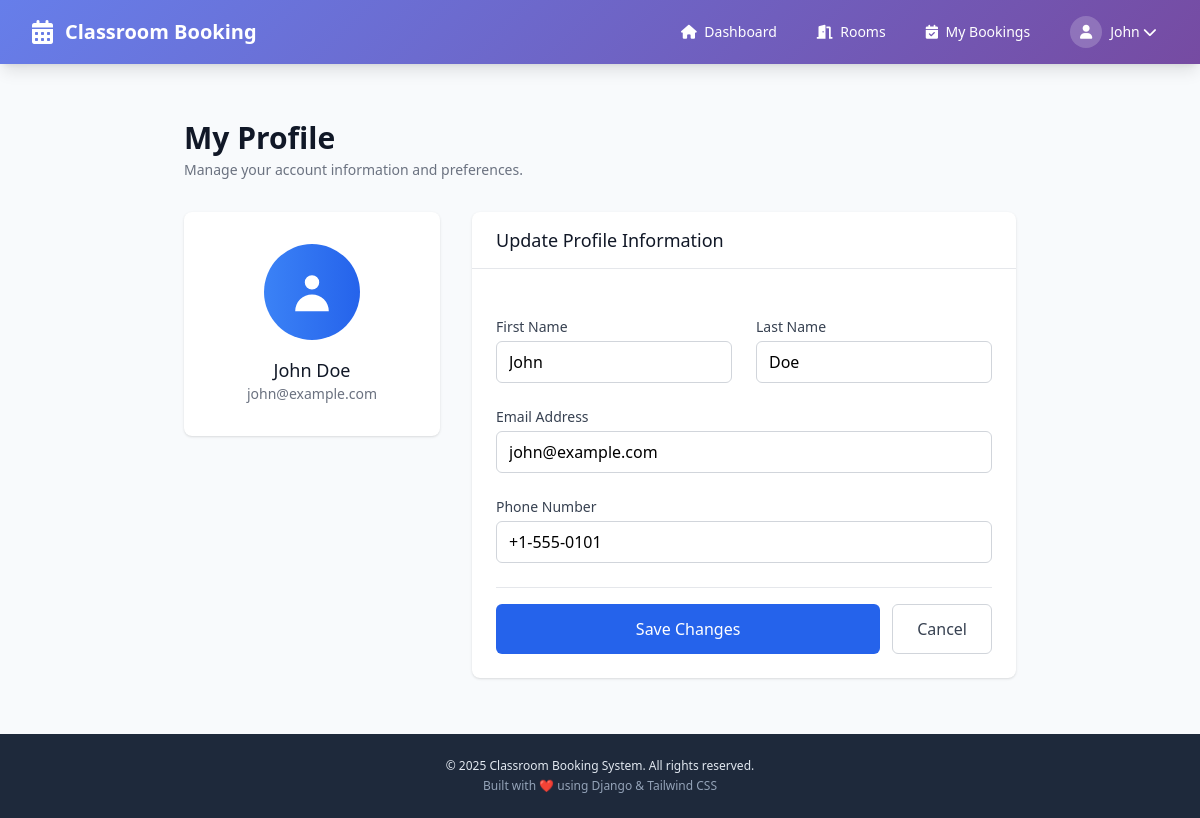
The app's page /accounts/profile/ (signed in) with its own data.
### accounts/models.py (models this page shows, shortened)
class CustomUser(AbstractUser):
    USER_TYPES = (
        ('admin', 'Admin'),
        ('user', 'Regular User'),
    )
    user_type = models.CharField(max_length=10, choices=USER_TYPES, default='user')
    phone_number = models.CharField(max_length=15, blank=True, null=True)
    profile_picture = models.ImageField(upload_to='profiles/', blank=True, null=True)
    created_at = models.DateTimeField(auto_now_add=True)
    updated_at = models.DateTimeField(auto_now=True)
    def is_admin(self):
        return self.user_type == 'admin' or self.is_superuser

### accounts/views.py (the view)
# urls.py: path('profile/', views.profile_view, name='profile'),
@login_required
def profile_view(request):
    if request.method == 'POST':
        form = ProfileUpdateForm(request.POST, instance=request.user)
        if form.is_valid():
            form.save()
            messages.success(request, 'Your profile has been updated successfully!')
            return redirect('accounts:profile')
    else:
        form = ProfileUpdateForm(instance=request.user)
    return render(request, 'accounts/profile.html', {'form': form})

### accounts/forms.py
class ProfileUpdateForm(forms.ModelForm):
    class Meta:
        model = CustomUser
        fields = ['first_name', 'last_name', 'email', 'phone_number']
    def __init__(self, *args, **kwargs):
        super().__init__(*args, **kwargs)
        for field_name, field in self.fields.items():
            field.widget.attrs.update({
                'class': 'w-full px-3 py-2 border border-gray-300 rounded-md focus:outline-none focus:ring-2 focus:ring-blue-500 focus:border-transparent'
            })

### templates/accounts/profile.html (shortened to what this page needs)
{% extends 'base.html' %}
{% block content %}
<div class="max-w-4xl mx-auto px-4 sm:px-6 lg:px-8 py-8">
    <div class="mb-8">
        <h1 class="text-3xl font-bold text-gray-900">My Profile</h1>
        <p class="mt-1 text-sm text-gray-500">Manage your account information and preferences.</p>
    </div>
    <div class="grid grid-cols-1 lg:grid-cols-3 gap-8">
        <div class="lg:col-span-1">
            <div class="bg-white shadow rounded-lg overflow-hidden">
                <div class="px-6 py-8 text-center">
                    <div class="mx-auto w-24 h-24 bg-gradient-to-r from-blue-500 to-blue-600 rounded-full flex items-center justify-center mb-4">
                        <svg class="w-12 h-12 text-white" fill="currentColor" viewBox="0 0 20 20">
                            <path fill-rule="evenodd" d="M10 9a3 3 0 100-6 3 3 0 000 6zm-7 9a7 7 0 1114 0H3z" clip-rule="evenodd"/>
                        </svg>
                    </div>
                    <h3 class="text-lg font-medium text-gray-900">{{ user.get_full_name|default:user.username }}</h3>
                    <p class="text-sm text-gray-500">{{ user.email }}</p>
                </div>
            </div>
        </div>
        <div class="lg:col-span-2">
            <div class="bg-white shadow rounded-lg">
                <div class="px-6 py-4 border-b border-gray-200">
                    <h3 class="text-lg leading-6 font-medium text-gray-900">Update Profile Information</h3>
                </div>
                <form method="POST" class="px-6 py-6 space-y-6">
                    <div class="grid grid-cols-1 sm:grid-cols-2 gap-6">
                        <div>
                            <label for="{{ form.first_name.id_for_label }}" class="block text-sm font-medium text-gray-700 mb-1">First Name</label>
                            {{ form.first_name }}
                        </div>
                        <div>
                            <label for="{{ form.last_name.id_for_label }}" class="block text-sm font-medium text-gray-700 mb-1">Last Name</label>
                            {{ form.last_name }}
                        </div>
                    </div>
                    <div>
                        <label for="{{ form.email.id_for_label }}" class="block text-sm font-medium text-gray-700 mb-1">Email Address</label>
                        {{ form.email }}
                    </div>
                    <div>
                        <label for="{{ form.phone_number.id_for_label }}" class="block text-sm font-medium text-gray-700 mb-1">Phone Number</label>
                        {{ form.phone_number }}
                    </div>
                    <div class="flex flex-col sm:flex-row gap-3 pt-4 border-t border-gray-200">
                        <button type="submit" class="flex-1 inline-flex justify-center items-center px-6 py-3 border border-transparent text-base font-medium rounded-md text-white bg-blue-600 hover:bg-blue-700">
                            Save Changes
                        </button>
                        <a href="{% url 'booking:dashboard' %}" class="flex-1 sm:flex-none inline-flex justify-center items-center px-6 py-3 border border-gray-300 text-base font-medium rounded-md text-gray-700 bg-white hover:bg-gray-50">
                            Cancel
                        </a>
                    </div>
                </form>
            </div>
        </div>
    </div>
</div>
{% endblock %}

### templates/base.html (shortened to what this page needs)
<!DOCTYPE html>
<html lang="en">
<head>
    <script src="https://cdn.tailwindcss.com"></script>
    <link href="https://cdnjs.cloudflare.com/ajax/libs/font-awesome/6.0.0/css/all.min.css" rel="stylesheet">
</head>
<body class="min-h-screen flex flex-col bg-slate-50">
    <nav class="bg-gradient-primary shadow-lg">
        <div class="max-w-7xl mx-auto px-4 sm:px-6 lg:px-8">
            <div class="flex justify-between h-16">
                <div class="flex items-center">
                    <div class="flex-shrink-0">
                        <a href="{% url 'booking:dashboard' %}" class="flex items-center">
                            <i class="fas fa-calendar-alt text-white text-2xl mr-3"></i>
                            <span class="text-white text-xl font-bold">Classroom Booking</span>
                        </a>
                    </div>
                </div>
                <div class="flex items-center space-x-4">
                    {% if user.is_authenticated %}
                        <div class="hidden md:flex items-center space-x-4">
                            <a href="{% url 'booking:dashboard' %}" class="text-white hover:text-gray-200 px-3 py-2 rounded-md text-sm font-medium transition-colors">
                                <i class="fas fa-home mr-1"></i> Dashboard
                            </a>
                            <a href="{% url 'booking:room_list' %}" class="text-white hover:text-gray-200 px-3 py-2 rounded-md text-sm font-medium transition-colors">
                                <i class="fas fa-door-open mr-1"></i> Rooms
                            </a>
                            <a href="{% url 'booking:my_bookings' %}" class="text-white hover:text-gray-200 px-3 py-2 rounded-md text-sm font-medium transition-colors">
                                <i class="fas fa-calendar-check mr-1"></i> My Bookings
                            </a>
                        </div>
                        <div class="relative" id="user-menu">
                            <button id="user-menu-button" class="flex items-center text-white hover:text-gray-200 px-3 py-2 rounded-md text-sm font-medium transition-colors">
                                <div class="w-8 h-8 bg-white bg-opacity-20 rounded-full flex items-center justify-center mr-2">
                                    <i class="fas fa-user text-white text-sm"></i>
                                </div>
                                {{ user.first_name|default:user.username }}
                                <i class="fas fa-chevron-down ml-1 transition-transform" id="chevron"></i>
                            </button>
                        </div>
                    {% endif %}
                </div>
            </div>
        </div>
    </nav>
    <main class="flex-1 mx-auto w-full max-w-7xl px-4 py-6">
        {% block content %}
        {% endblock %}
    </main>
    <footer class="bg-slate-800 text-slate-200">
        <div class="mx-auto max-w-7xl px-4 py-6 text-center text-xs">
            <p>&copy; 2025 Classroom Booking System. All rights reserved.</p>
            <p class="mt-1 text-slate-400">Built with ❤️ using Django & Tailwind CSS</p>
        </div>
    </footer>
</body>
</html>

### templates/base.html (style rules this page uses)
.bg-gradient-primary { background: linear-gradient(135deg, #667eea 0%, #764ba2 100%); }

### records on screen
CustomUser: first_name "John", get_full_name "John Doe", email "john@example.com", last_name "Doe", phone_number "+1-555-0101"
